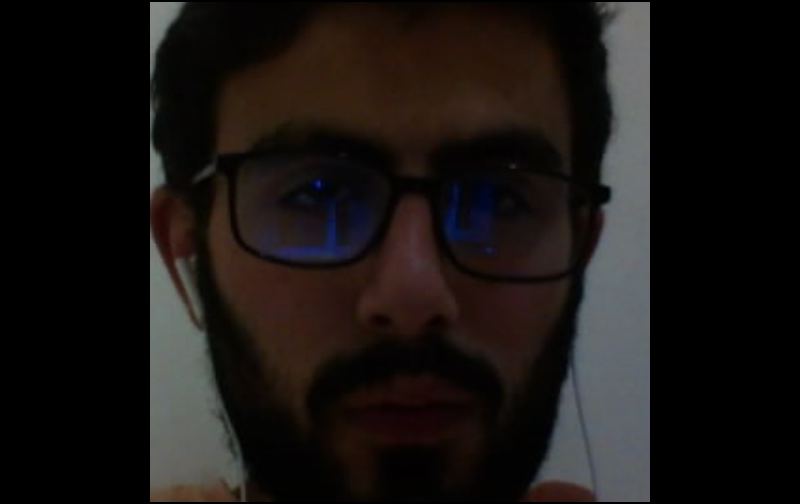
#> input picture img1.png, 800 x 504 px, given in place of the camera
$ python face_detect_with_crop.py
#> lines starting #> are read from the running program, lines starting #| are printed output that depends on the picture; after the words box and inside, x2 and y2 are one past the last pixel; in counts of white or black regions, pixels touching at a corner belong together
#Import library required for Capture face.
# Should you wish to use this code for
#education purpose in your assignment or dissertation
# please use the correct citation and give credit where required.


import cv2
size = 4
i=1
webcam = cv2.VideoCapture(0) #Use camera 0

# We load the xml file
face_cascade = cv2.CascadeClassifier('/home/hasank/Downloads/haarcascade_frontalface_default.xml')
#  Above line normalTest
#classifier = cv2.CascadeClassifier('haarcascade_frontalface_alt.xml')
#Above line test with different calulation
#classifier = cv2.CascadeClassifier('haarcascade_frontalface_alt_tree.xml')
#classifier = cv2.CascadeClassifier('lbpcascade_frontalface.xml')


while True:
    (rval, img) = webcam.read()
#> img is the input picture: shape (504, 800, 3); mean B, G, R 18.8, 20.7, 24.8
    img=cv2.flip(img,1,0) #Flip to act as a mirror
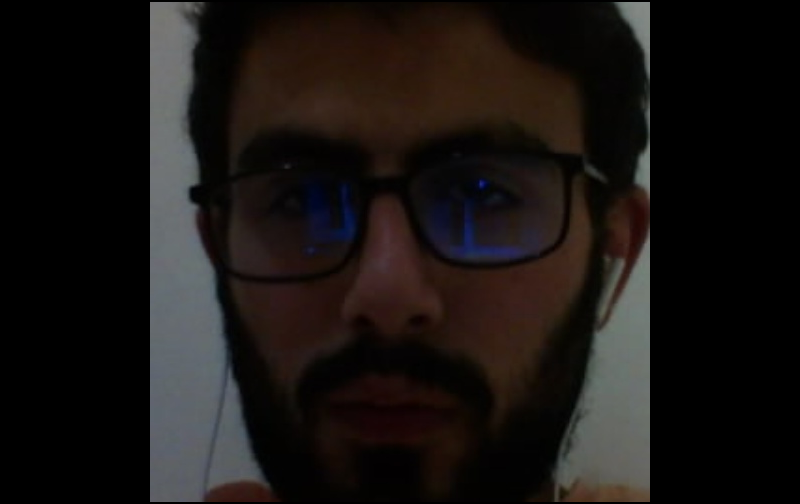
#> img: shape (504, 800, 3); mean B, G, R 18.8, 20.7, 24.8

    # Resize the image to speed up detection
    #mini = cv2.resize(im, (int(im.shape[1] / size),int( im.shape[0] / size))

    # detect MultiScale / faces
    gray = cv2.cvtColor(img, cv2.COLOR_BGR2GRAY)
    faces = face_cascade.detectMultiScale(gray, 1.3, 5)
#> faces = [[175, 31, 430, 430]]

    # Draw rectangles around each face
    for (x,y,w,h) in faces:
        cv2.rectangle(img,(x,y),(x+w,y+h),(255,0,0),2)
        roi_gray = gray[y:y+h, x:x+w]
        roi_color = img[y:y+h, x:x+w]

        #cv2.rectangle(im, (x, y), (x + w, y + h),(0,255,0),thickness=4)
        #Save just the rectangle faces in SubRecFaces

        r = max(w, h) / 2
        centerx = x + w / 2
        centery = y + h / 2
        nx = int(centerx - r)
        ny = int(centery - r)
        nr = int(r * 2)

        faceimg = img[ny:ny+nr, nx:nx+nr]
        lastimg = cv2.resize(faceimg, (500, 500))
        i += 1

        #cv2.imwrite("image%d.jpg" % i, lastimg)
        cv2.imwrite("i.jpg", lastimg)
#> this loop made 1 pass
#> (x, y, w, h, r, centerx, centery, nx) on pass 1: (175, 31, 430, 430, 215, 390, 246, 175)
#> pass 1, `roi_gray = gray[y:y+h, x:x+w]`:
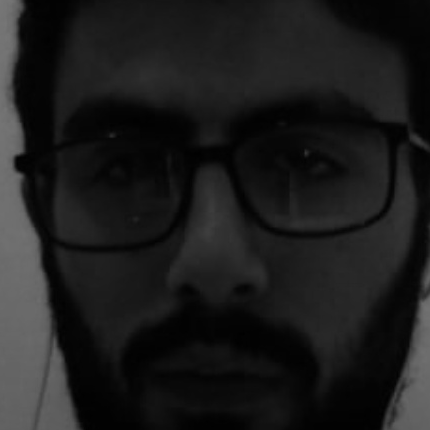
#> roi_gray: shape (430, 430); min 0, max 119, mean 28.3
#> pass 1, `roi_color = img[y:y+h, x:x+w]`:
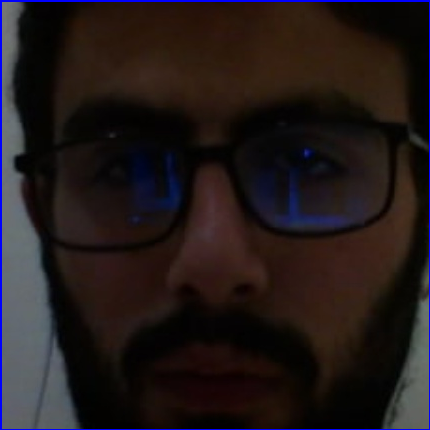
#> roi_color: shape (430, 430, 3); mean B, G, R 25.7, 25.4, 33.8
#> after the loop:
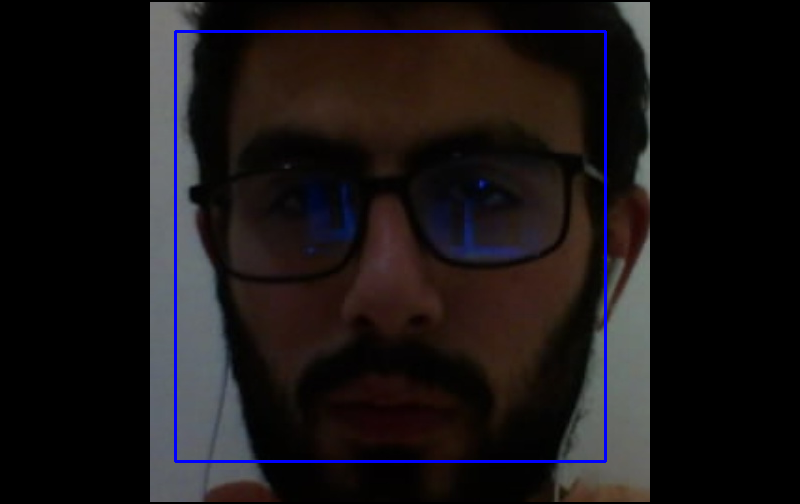
#> img: shape (504, 800, 3); 1.28% of pixels changed, all inside (x1, y1, x2, y2) = (174, 30, 607, 463)
#> after the loop, i = 2

    # Show the image
    cv2.imshow('BCU Research by Waheed Rafiq (c)',   img)
    key = cv2.waitKey(10)
#> (key Esc is pressed here)
    # if Esc key is press then break out of the loop
    if key == 27: #The Esc key
        break
